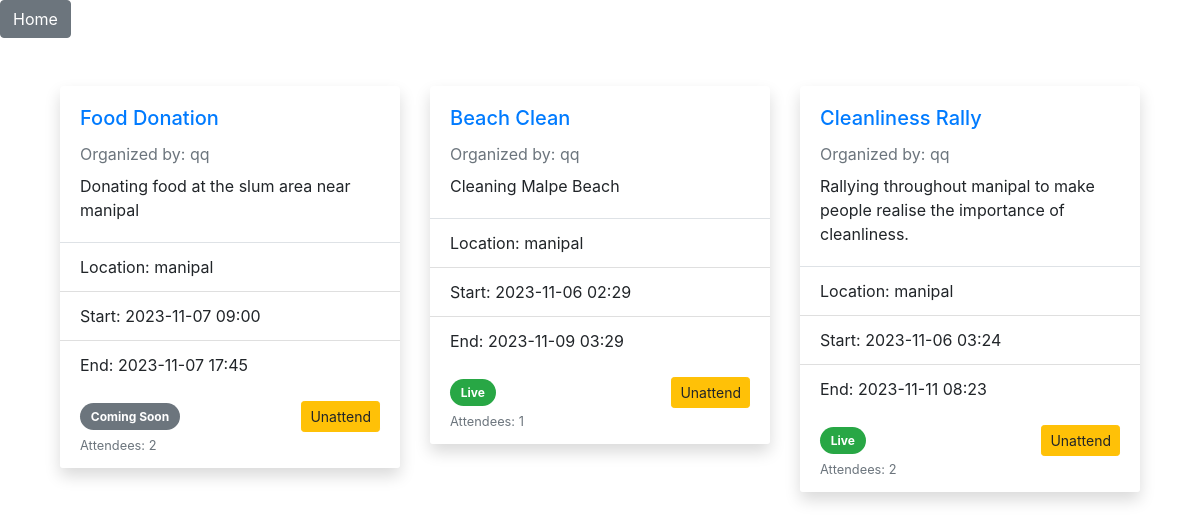
The app's page /events (signed in), older data.
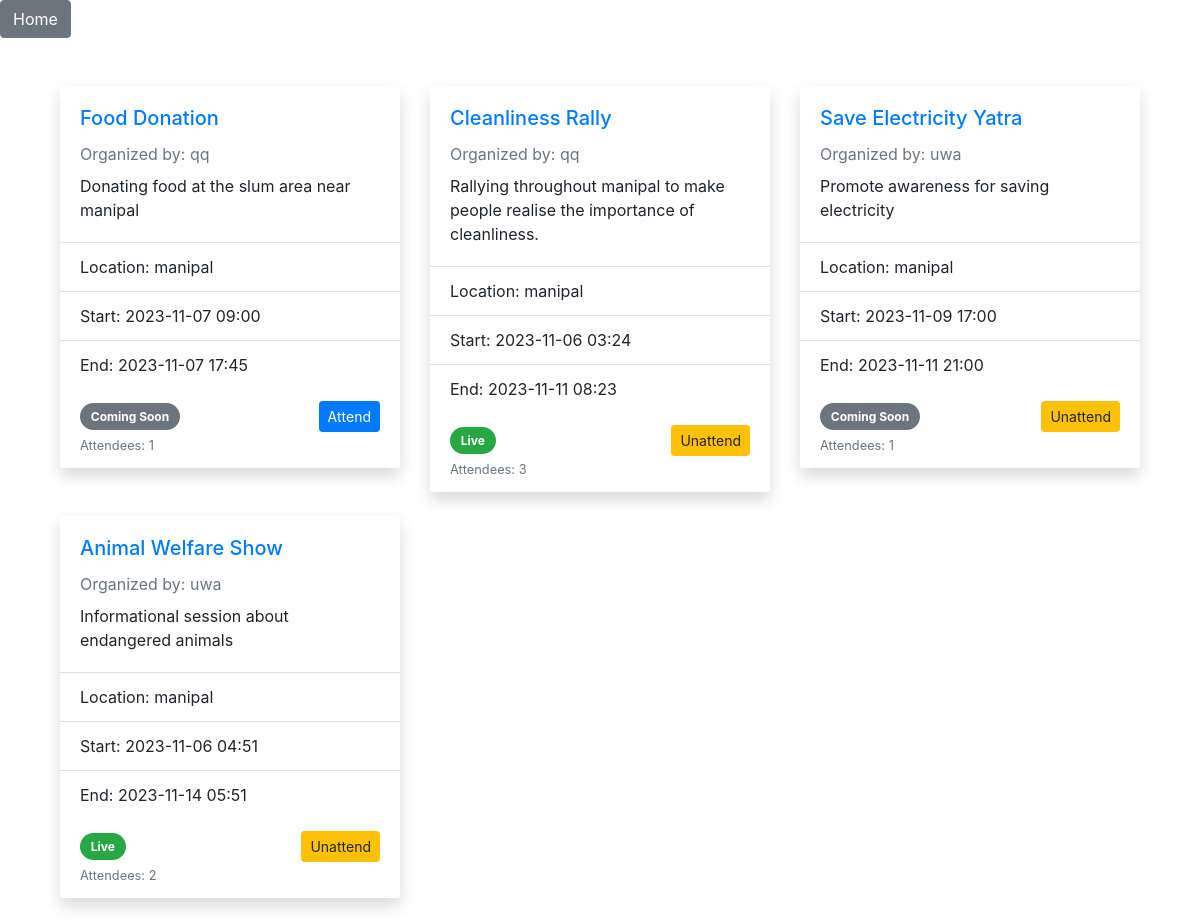
The same page, newer data.
### app/models/events.py (models this page shows, shortened)
class Event(db.Model):
    __tablename__ = 'event'
    id = db.Column(db.Integer, primary_key=True)
    organizer_id = db.Column(db.Integer, db.ForeignKey('user.id'))
    organizer = db.relationship('User', backref='organized_events')
    title = db.Column(db.String(140), nullable=False)
    description = db.Column(db.Text, nullable=False)
    location = db.Column(db.String(140), nullable=False)
    start_time = db.Column(db.DateTime, default=datetime.utcnow)
    end_time = db.Column(db.DateTime)
    is_fundraiser = db.Column(db.Boolean, default=False, nullable=False)
    funds_raised = db.Column(db.Float, default=0.0, nullable=False)
    funds_goal = db.Column(db.Float, default=0.0, nullable=False)
    attendees = db.relationship('User', secondary=attendees, backref=db.backref('events_attending', lazy='dynamic'))

### app/models/users.py (models this page shows, shortened)
class User(UserMixin, db.Model):
    __tablename__ = 'user'  # Make sure this matches the FK reference
    id = db.Column(db.Integer, primary_key=True)
    username = db.Column(db.String(64), index=True, unique=True, nullable=False)
    email = db.Column(db.String(120), index=True, unique=True, nullable=False)
    password_hash = db.Column(db.String(128))
    is_admin = db.Column(db.Boolean, default=False)
    role = db.Column(db.String(120), nullable=False)
    def __repr__(self):
        return '<User {}>'.format(self.username)

### app/main/routes.py (the view)
@main.route('/events')
@login_required
def events():
    user_ip = request.headers.get('X-Forwarded-For', request.remote_addr)
    user_is_attendee = is_attendee(current_user)
    user_is_organization = is_organization(current_user)
    print(current_user, user_is_attendee, user_is_organization)
    default_city = 'manipal'
    if not user_is_organization and user_ip != "127.0.0.1":
        geo_data = get_geolocation_for_ip(user_ip)
        if geo_data and 'city' in geo_data:
            user_city = geo_data['city']
        else:
            flash('Could not determine your location. Defaulting to Manipal.', 'warning')
            user_city = default_city
    else:
        user_city = default_city
    if user_is_organization:
        events = Event.query.filter_by(organizer_id=current_user.id).all()
    else:
        events = Event.query.filter_by(location=user_city).all()
    for event in events:
        if event.start_time <= datetime.utcnow() <= event.end_time:
            event.status = 'Live'
        elif datetime.utcnow() < event.start_time:
            event.status = 'Coming Soon'
        else:
            event.status = 'Expired'
    csrf_token = generate_csrf()
    form = EventForm()
    return render_template('events_by_city.html', events=events, form=form, city=user_city, csrf_token=csrf_token, user_is_attendee=user_is_attendee)

### app/__init__.py (called while the page is built)
def create_app(config_class=Config):
    app = Flask(__name__)
    app.config.from_object(config_class)
    app.config['SECRET_KEY'] = '12345'
    csrf = CSRFProtect(app)
    db.init_app(app)
    login_manager.init_app(app)
    migrate.init_app(app, db)  # Now pass in the app object to migrate
    login_manager.login_view = 'auth.login'
    app.jinja_env.filters['dateformat'] = dateformat
    from .models.users import User  # Ensure this import is correct for your package structure
    @login_manager.user_loader
    def user_loader(user_id):
        return User.query.get(int(user_id))
    from app.main.routes import main as main_blueprint
    app.register_blueprint(main_blueprint)
    from app.auth.routes import auth as auth_blueprint
    app.register_blueprint(auth_blueprint, url_prefix='/auth')
    return app

### app/main/routes.py (called while the page is built)
def is_organization(user):
    return user.role == 'organization'

def is_attendee(user):
    return user.role == 'attendee'

### app/templates/events_by_city.html (shortened to what this page needs)
{% extends "layout.html" %}
{% block content %}
<div class="container mt-5">
    <div class="row">
        {% for event in events %}
            <div class="col-md-6 col-lg-4 mb-4">
                <div class="card events-card border-0 shadow">
                    <div class="card-body">
                        <h5 class="card-title text-primary">{{ event.title }}</h5>
                        <p class="text-muted mb-2">Organized by: {{ event.organizer.username }}</p>
                        <p class="card-text">{{ event.description }}</p>
                    </div>
                    <ul class="list-group list-group-flush border-top">
                        <li class="list-group-item">Location: {{ event.location }}</li>
                        <li class="list-group-item">Start: {{ event.start_time.strftime('%Y-%m-%d %H:%M') }}</li>
                        <li class="list-group-item">End: {{ event.end_time.strftime('%Y-%m-%d %H:%M') }}</li>
                    </ul>
                    <div class="card-footer bg-white">
                        <div class="d-flex justify-content-between align-items-center">
                            <span class="badge badge-pill {{ 'badge-success' if event.status == 'Live' else 'badge-secondary' if event.status == 'Coming Soon' else 'badge-danger' }}">{{ event.status }}</span>
                            {% if current_user.is_authenticated and user_is_attendee %}
                                <form action="{{ url_for('main.attend_event', event_id=event.id) }}" method="post">
                                    {% if current_user in event.attendees %}
                                        <button type="submit" class="btn btn-warning btn-sm">Unattend</button>
                                    {% else %}
                                        <button type="submit" class="btn btn-primary btn-sm">Attend</button>
                                    {% endif %}
                                </form>
                            {% endif %}
                        </div>
                        <small class="text-muted">Attendees: {{ event.attendees|length }}</small>
                    </div>
                </div>
            </div>
        {% else %}
            <div class="col-12">
                <p class="text-center mt-5">No events available in {{ city }}</p>
            </div>
        {% endfor %}
    </div>
</div>
{% endblock %}

### app/templates/layout.html (shortened to what this page needs)
<!doctype html>
<html lang="en">
  <head>
    <link rel="stylesheet" href="{{ url_for('static', filename='css/main.css') }}">
    <link rel="stylesheet" href="https://stackpath.bootstrapcdn.com/bootstrap/4.5.2/css/bootstrap.min.css">
    <link rel="stylesheet" href="{{ url_for('static', filename='css/events.css') }}">
    <link href='https://unpkg.com/fullcalendar@5.10.1/main.min.css' rel='stylesheet' />
  </head>
  <body>
    <header>
      <a href="{{ url_for('main.index') }}" class="btn btn-secondary">Home</a>
    </header>
    <main role="main" class="container">
      {% block content %}
      {% endblock %}
    </main>
  </body>
</html>

### app/static/css/events.css (style rules this page uses)
.events-card { transition: box-shadow 0.2s ease-in-out; }
.card-title { font-size: 1.25rem; }
.card-footer { background: #fff; }
.badge-pill { padding: 0.6em 0.9em; }
.badge-success { background-color: #28a745; }
.badge-secondary { background-color: #6c757d; }

Row changes from the older to the newer data that the page shows:
removed Event: title "Beach Clean", organizer.username "qq", description "Cleaning Malpe Beach", location "manipal", start_time "2023-11-06 02:29", end_time "2023-11-09 03:29", status "Live", shows "Unattend", attendees|length "1"
computed for Event "Food Donation": attendees|length "2" → "1"; text "Unattend" → "Attend"
computed for Event "Cleanliness Rally": attendees|length "2" → "3"
added Event: title "Save Electricity Yatra", organizer.username "uwa", description "Promote awareness for saving electricity", location "manipal", start_time "2023-11-09 17:00", end_time "2023-11-11 21:00", status "Coming Soon", shows "Unattend", attendees|length "1"
added Event: title "Animal Welfare Show", organizer.username "uwa", description "Informational session about endangered animals", location "manipal", start_time "2023-11-06 04:51", end_time "2023-11-14 05:51", status "Live", shows "Unattend", attendees|length "2"
